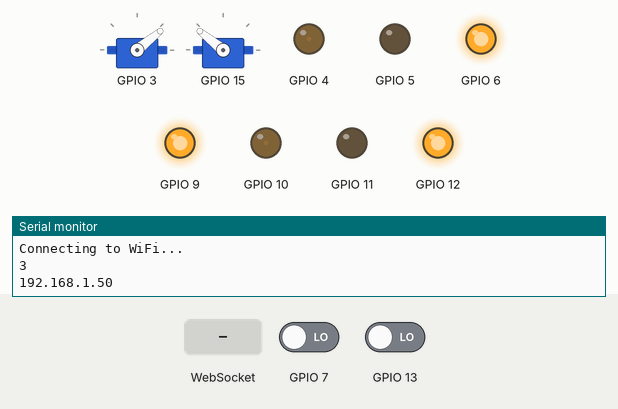
Simulated run of this program. Board: ESP32-S3. Shown: 2 × servo, output pins drawn as LEDs (lit = HIGH), the last lines printed to the serial monitor. Dashed ring = blinking. The test bench sets the inputs (shaded band); at power-on: GPIO 7 LOW, GPIO 13 LOW. WiFi joins after 1.5 s; servers stay silent unless stated.

Above: at 2.7 s.
2.8 s: WebSocket text "1" received
At 3.76 s:
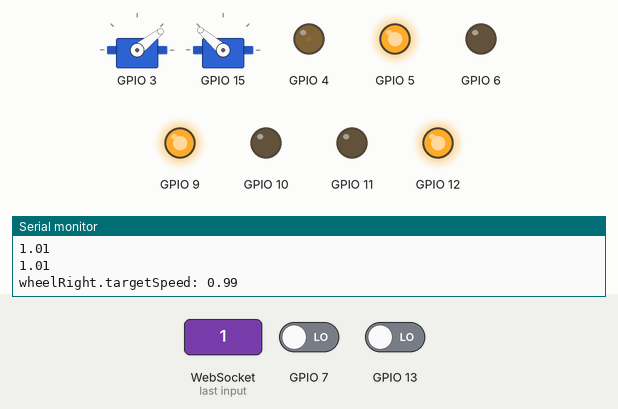
At 4.7 s:
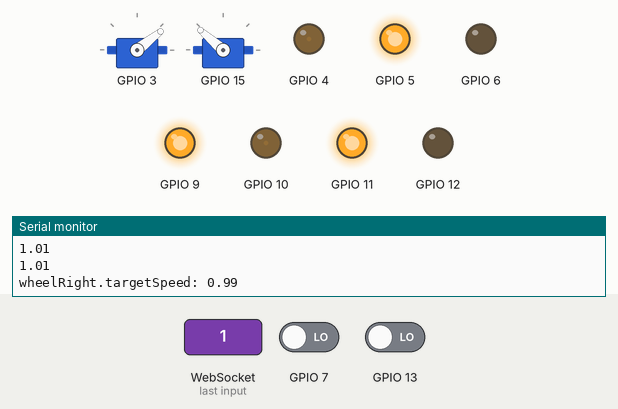
5.8 s: WebSocket text "0" received
At 5.96 s:
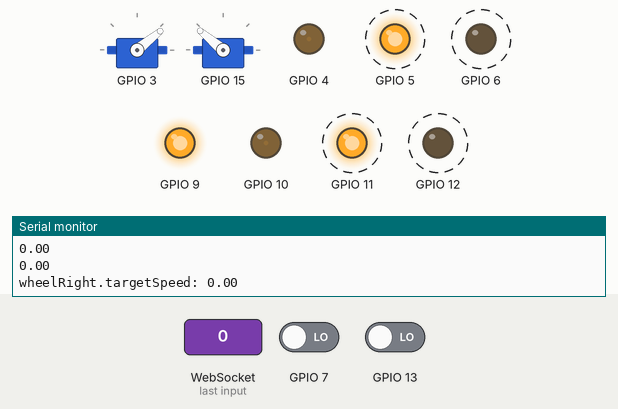
Timing chart, 0 to 14.8 s (numbered marks = the images above; inputs shaded):
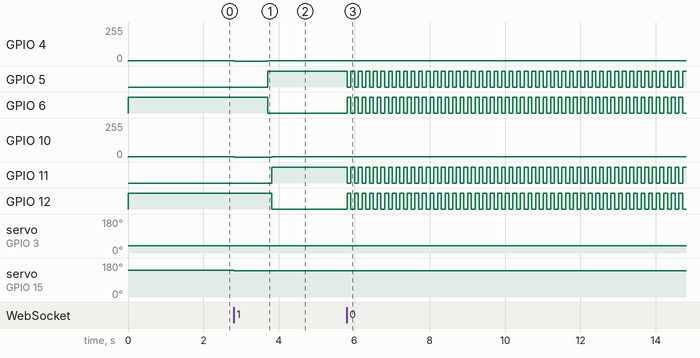

Measured:
- after the input at 2.8 s, GPIO 4: 1/255 → 0/255 at once, → 1/255 0.90 s later, → 2/255 1.3 s later; GPIO 5: LOW → HIGH after 0.91 s; GPIO 6: HIGH → LOW after 0.91 s; GPIO 10: 1/255 → 0/255 at once, → 1/255 1.0 s later, → 2/255 1.2 s later; GPIO 11: LOW → HIGH after 1.0 s
- after the input at 5.8 s, GPIO 5, GPIO 6, GPIO 11, GPIO 12: alternates HIGH for 0.10 s and LOW for 0.10 s, starting at once; servo on GPIO 3: 38° → 39° at once; servo on GPIO 15: 139° → 140° at once

The program:

main.cpp
```cpp
#include <Arduino.h>
#include "low/TB6612.h"
#include "low/HallEncoder.h"
#include <Ticker.h>
#include <PID_v1.h>
#include <sstream>

#include "low/Network.h"
#include "low/WebSocket.h"
#include "low/ServoMotor.h"
#include "low/Wheel.h"


#define STBY 9

// motorA
#define PWMA 4
#define AIN2 5
#define AIN1 6
#define E1A 7
#define E1B 8

// motorB
#define PWMB 10
#define BIN2 11
#define BIN1 12
#define E2A 13
#define E2B 14

#define SERVO1_PWM 3
#define SERVO2_PWM 15

double T = 0.29; // WheelTrack,轮距
double L = 0.485; // wheelBase，轴距

double l1=8.656;
double l2=8.1;
double l3=4.445;
double l4=7.912;

/*
计算小车最大转向角sigma，对应的最大转向角为Max_sigma；
左车轮最大转向弧度Maxa：0.6，对应角度34度；
MaxR1 = L/tan(Maxa)
MaxR0 = L/tan(Max_sigma)
MaxR0 = MaxR1 + 0.5*T       T为轮距
Max_sigma = atan(L/(MaxR1 + 0.5*T ))

则    - Max_sigma <= sigma  <= Max_sigma
*/

#define interruptTime 10


// put function declarations here:
// int myFunction(int, int);
// Motor motor = Motor(BIN1, BIN2, PWMB, STBY, 2);
// HallEncoder hallEncoder = HallEncoder(E2A, E2B, 1);

Wheel wheelLeft(0, E1A, E1B, AIN1, AIN2, PWMA, STBY);
Wheel wheelRight(1, E2A, E2B, BIN1, BIN2, PWMB, STBY);


Ticker timerReadEncoder;
Network network;
extern WebSocket globalSocket;
std::stringstream resultStr;

int32_t lastSpeed = 0;
float targetSpeed;
float targetAngle;

ServoMotor servo1(SERVO1_PWM);
ServoMotor servo2(SERVO2_PWM);


// 中断服务函数
void ISR()
{
  wheelLeft.handleISR(interruptTime);
  wheelRight.handleISR(interruptTime);
  globalSocket.loop();
}

void receiveMessage(uint8_t *msg)
{
  char *charData = reinterpret_cast<char *>(msg);
  std::string str(charData);

  // 查找逗号的位置
  size_t commaPos = str.find(",");
  targetSpeed = std::stof(str.substr(0, commaPos));
  targetAngle = std::stof(str.substr(commaPos + 1));
  Serial.print("targetSpeed :");
  Serial.println(targetSpeed);
  wheelLeft.isForward = targetSpeed > 0 ? true : false;
  wheelRight.isForward = targetSpeed > 0 ? true : false;
  Serial.print("targetangle :");
  Serial.println(targetAngle);
  double angle1;
  double angle2;
  double leftangle = 0;
  double rightangle = 0;
  double velocity1 = 0;
  double velocity2 = 0;

  if (targetAngle == 0)
  {
    velocity1 = targetSpeed;
    velocity2 = targetSpeed;
  }
  else
  {
    double rad = (targetAngle*PI) /180;
    double tanangle =  tan(abs(rad));
    double R0 = L/tanangle; // tan（0）=0？？
    double R1 = R0 - 0.5*T;
    double R2 = R0 + 0.5*T;
    angle1 = atan(L/R1);
    angle2 = atan(L/R2);
    angle1 = (angle1*180)/PI;
    angle2 = (angle2*180)/PI;
    velocity1 = abs((targetSpeed/R0)*R1);
    velocity2 = abs((targetSpeed/R0)*R2);
  }
  Serial.print("angle1 :");
  Serial.println(angle1);
  Serial.print("angle2 :");
  Serial.println(angle2);

  if  (targetAngle > 0 )
  {
      leftangle = 39.3418 - angle2;
      rightangle = 180-(39.3418 + angle2);
      wheelLeft.targetSpeed = velocity2;
      wheelRight.targetSpeed = velocity1;
  }
  else if (targetAngle < 0)
  {
      leftangle = 39.3418 + angle2;
      rightangle = 180-(39.3418 - angle2);
      wheelLeft.targetSpeed = velocity1;
      wheelRight.targetSpeed = velocity2;
  }
  else
  {
      leftangle = 39.3418;
      rightangle = 180 - 39.3418;
      wheelLeft.targetSpeed = targetSpeed;
      wheelRight.targetSpeed = targetSpeed;
  }

  servo1.setAngle(leftangle);
  servo2.setAngle(rightangle);

  Serial.print("leftangle :");
  Serial.println(leftangle);
  Serial.print("rightangle :");
  Serial.println(rightangle);

  Serial.println(wheelLeft.targetSpeed);
  Serial.println(wheelLeft.targetSpeed);
  Serial.print("wheelRight.targetSpeed: ");
  Serial.println(wheelRight.targetSpeed);

  Serial.println("\r\n");
}


void setup()
{
  Serial.begin(115200);
  Serial.println("Hello world from setup function");

  // 伺服电机
  servo1.setup();
  servo1.setAngle(39);
  servo2.setup();
  servo2.setAngle(141);

  // 轮子
  wheelLeft.setup();
  wheelRight.setup();

  //设置中断
  timerReadEncoder.attach_ms(interruptTime, ISR);

  // wifi网络
  network.setup();
  Serial.println(network.localIP);
  globalSocket.setup();
  globalSocket.onMessage(receiveMessage);
}


unsigned long previousMillis = 0;
const unsigned long interval = 100;
void loop()
{
  unsigned long currentMillis = millis();
  if (currentMillis - previousMillis >= interval)
  {
    resultStr.str("");
    resultStr << wheelLeft.readSpeed << "," << wheelLeft.targetSpeed;

    std::string result = resultStr.str();
    const char * cstr = result.c_str();
    // Serial.print(cstr);
    globalSocket.sendMessage(cstr);
    previousMillis = currentMillis;
  }

}
```

caculateangle.cpp
```cpp
// #include <Arduino.h>
// #include "low/TB6612.h"
// #include "low/HallEncoder.h"
// #include <Ticker.h>
// #include <PID_v1.h>
// #include <sstream>

// #include "low/Network.h"
// #include "low/WebSocket.h"
// #include "low/ServoMotor.h"
// #include "low/Wheel.h"
// double l1;
// double l2;
// double l3;
// double l4;


// double caculateServoangle(double angle)
// {
//   double rad = (angle*PI) /180;
//   double lbd = sqrt(l1*l1 + l4*l4 -2*l1*l4*cos(rad));
//   double ph1 = asin(sin(rad)*l1/lbd);
//   double tem = (lbd*lbd + l3*l3 - l2*l2)/(2*lbd*l3);
//   double ph2 = acos(tem);
//   ph1 = (ph1*180) /PI;
//   ph2 = (ph2*180) /PI;
//   double out_th3 = 180 - (ph1 + ph2);
//   return out_th3;

// }
```

HallEncoder.cpp
```cpp
#include "HallEncoder.h"

HallEncoder::HallEncoder(int pointA, int pointB, int name) : pointA(pointA), pointB(pointB), name(name) {}

HallEncoder *hallLeft = NULL;
HallEncoder *hallRight = NULL;

void encoderIsrLeft()
{
  if (hallLeft == NULL)
  {
    return;
  }

  if (digitalRead(hallLeft->pointA) == HIGH)
  {
    if (digitalRead(hallLeft->pointB) == LOW)
    {
      hallLeft->plueCounter += 1;
    }
    else
    {
      hallLeft->plueCounter -= -1;
    }
  }
  else
  {
    if (digitalRead(hallLeft->pointB) == HIGH)
    {
      hallLeft->plueCounter += +1;
    }
    else
    {
      hallLeft->plueCounter -= -1;
    }
  }
}

void encoderIsrRight()
{
  if (hallRight == NULL)
  {
    return;
  }

  if (digitalRead(hallRight->pointA) == HIGH)
  {
    if (digitalRead(hallRight->pointB) == LOW)
    {
      hallRight->plueCounter += 1;
    }
    else
    {
      hallRight->plueCounter -= -1;
    }
  }
  else
  {
    if (digitalRead(hallRight->pointB) == HIGH)
    {
      hallRight->plueCounter += +1;
    }
    else
    {
      hallRight->plueCounter -= -1;
    }
  }
}

void HallEncoder::init()
{
  pinMode(pointA, INPUT);
  pinMode(pointB, INPUT);

  if (name == 0)
  {
    hallLeft = this;
    attachInterrupt(digitalPinToInterrupt(pointA), encoderIsrLeft, CHANGE);
  }
  else if (name == 1)
  {
    hallRight = this;
    attachInterrupt(digitalPinToInterrupt(pointA), encoderIsrRight, CHANGE);
  }
}

// 13线, 减速比30, AB两相
// 设计转速: 290 +-20
float HallEncoder::getSpeed(int interruptTimeMs)
{
  if (plueCounter == 0)
  {
    return 0.0;
  }

  // 每毫秒的脉冲数
  float a = (float)interruptTimeMs / (float)plueCounter;
  plueCounter = 0;

  // 1s 的脉冲数
  float b = 1000.0 / a;
  // 1分钟的圈数
  return b / (13.0 * 30 * 2) * 60.0;
}
```

HallEncoder.h
```cpp
#ifndef HALL_ENCODER_H
#define HALL_ENCODER_H

#include <Arduino.h>

// 霍尔磁编码器
class HallEncoder
{
public:
    int pointA;
    int pointB;

    HallEncoder(int pointA, int pointB, int name);

    void init();
    float getSpeed(int);

    // 0: left, 1: right;
    int name;
    // 脉冲计数
    int32_t plueCounter = 0;
};

#endif
```

Network.cpp
```cpp
 #include "Network.h"

 void Network::setup()
  {
    const char *ssid = "monster";
    const char *password = "lj112358";
    Serial.println("Start to Connecting WiFi");
    // 连接到WiFi
    WiFi.begin(ssid, password);
    while (WiFi.status() != WL_CONNECTED)
    {
      delay(500);
      Serial.println("Connecting to WiFi...");
    }
    Serial.println(WiFi.status());
    localIP = WiFi.localIP();
  }
```

Network.h
```cpp
#ifndef NETWORK_H
#define NETWORK_H
#include <WiFi.h>

class Network
{
public:
  void setup();
  IPAddress localIP;
};

#endif
```

ServoMotor.cpp
```cpp
#include "ServoMotor.h"

ServoMotor::ServoMotor(int _pinPWM):pinPWM(_pinPWM)
{
}

void ServoMotor::setup(void)
{
  servo.attach(pinPWM, 500, 2500);
  angle = servo.read();
}

void ServoMotor::setAngle(int targetAngle)
{
  if (angle != targetAngle)
  {
    angle = targetAngle;
    servo.write(angle);
  };
}
```

ServoMotor.h
```cpp
#ifndef SERVO_MOTOR_H
#define SERVO_MOTOR_H
#include <ESP32Servo.h>

// 伺服舵机
class ServoMotor
{
public:
  ServoMotor(int pinPWM);
  void setup(void);
  void setAngle(int targetAngle);
  int angle;

private:
  Servo servo;
  int pinPWM;
};

#endif
```

TB6612.cpp
```cpp
#include "TB6612.h"
// https://github.com/pablopeza/TB6612FNG_ESP32/blob/master/src/TB6612_ESP32.cpp

Motor::Motor(int In1pin, int In2pin, int PWMpin, int STBYpin,uint8_t _pwmChannel)
{
  In1 = In1pin;
  In2 = In2pin;
  PWM = PWMpin;
  Standby = STBYpin;
  pwmChannel = _pwmChannel;

  pinMode(In1, OUTPUT);
  pinMode(In2, OUTPUT);
  pinMode(Standby, OUTPUT);

  // 频率:5k, 分辨率 2^8 = 255
  ledcSetup(pwmChannel, 5000, 8);
  ledcAttachPin(PWM, pwmChannel);
}

void Motor::drive(int speed)
{
  digitalWrite(Standby, HIGH);
  if (speed >= 0)
  {
    fwd(speed);
  }
  else
  {
    rev(-speed);
  }
}

void Motor::fwd(int speed)
{
  digitalWrite(In1, HIGH);
  digitalWrite(In2, LOW);
  ledcWrite(pwmChannel, speed);
}

void Motor::rev(int speed)
{
  digitalWrite(In1, LOW);
  digitalWrite(In2, HIGH);
  ledcWrite(pwmChannel, speed);
}

void Motor::brake()
{
  digitalWrite(In1, HIGH);
  digitalWrite(In2, HIGH);
  ledcWrite(pwmChannel, 0);
}

void Motor::standby()
{
  digitalWrite(Standby, LOW);
}

void forward(Motor motor1, Motor motor2, int speed)
{
  motor1.drive(speed);
  motor2.drive(speed);
}

void back(Motor motor1, Motor motor2, int speed)
{
  int temp = abs(speed);
  motor1.drive(-temp);
  motor2.drive(-temp);
}

void left(Motor left, Motor right, int speed)
{
  int temp = abs(speed) / 2;
  left.drive(-temp);
  right.drive(temp);
}

void right(Motor left, Motor right, int speed)
{
  int temp = abs(speed) / 2;
  left.drive(temp);
  right.drive(-temp);
}

void brake(Motor motor1, Motor motor2)
{
  motor1.brake();
  motor2.brake();
}
```

TB6612.h
```cpp
#ifndef TB6612_h
#define TB6612_h

#include <Arduino.h>
#include <driver/ledc.h>

//used in some functions so you don't have to send a speed
#define DEFAULTSPEED 255

class Motor
{
  public:
    uint8_t pwmChannel;
    // Constructor. Mainly sets up pins.
    Motor(int In1pin, int In2pin, int PWMpin, int STBYpin, uint8_t pwmChannel);

    // Drive in direction given by sign, at speed given by magnitude of the
	//parameter.
    void drive(int speed);

	//Stops motor by setting both input pins high
    void brake();

	//set the chip to standby mode.  The drive function takes it out of standby
	//(forward, back, left, and right all call drive)
	void standby();

  private:
    //variables for the 2 inputs, PWM input, Offset value, and the Standby pin
	int In1, In2, PWM, Offset,Standby;

	//private functions that spin the motor CC and CCW
	void fwd(int speed);
	void rev(int speed);
};

//Takes 2 motors and goes forward, if it does not go forward adjust offset
//values until it does.  These will also take a negative number and go backwards
//There is also an optional speed input, if speed is not used, the function will
//use the DEFAULTSPEED constant.
void forward(Motor motor1, Motor motor2, int speed);

//Similar to forward, will take 2 motors and go backwards.  This will take either
//a positive or negative number and will go backwards either way.  Once again the
//speed input is optional and will use DEFAULTSPEED if it is not defined.
void back(Motor motor1, Motor motor2, int speed);

//Left and right take 2 motors, and it is important the order they are sent.
//The left motor should be on the left side of the bot.  These functions
//also take a speed value
void left(Motor left, Motor right, int speed);
void right(Motor left, Motor right, int speed);

//This function takes 2 motors and and brakes them
void brake(Motor motor1, Motor motor2);

#endif
```

WebSocket.cpp
```cpp
#include "WebSocket.h"
WebSocketsServer webSocket = WebSocketsServer(81);

WebSocket globalSocket;

void webSocketEvent(uint8_t num, WStype_t type, uint8_t *payload, size_t length)
{
  switch (type)
  {
  case WStype_DISCONNECTED:
    Serial.printf("[%u] Disconnected!\n", num);
    break;
  case WStype_CONNECTED:
  {
    IPAddress ip = webSocket.remoteIP(num);
    // send message to client
    Serial.printf("[%u] Connected!\n", num);
    // webSocket.sendTXT(num, "Connected");
    globalSocket.num = num;
  }
  break;

  case WStype_TEXT:
    if (globalSocket.callback != NULL)
    {
      globalSocket.callback(payload);
    }
    // Serial.printf("[%u] get Text: %s\n", num, payload);
    break;
  }
}

void WebSocket::setup()
{
  webSocket.begin();
  webSocket.onEvent(webSocketEvent);
}

void WebSocket::loop()
{
  webSocket.loop();
}

void WebSocket::sendMessage(const char *msg)
{
  webSocket.sendTXT(globalSocket.num, msg);
}

void WebSocket::onMessage(OnEvent cb)
{
  callback = cb;
}
```

WebSocket.h
```cpp
#ifndef WEB_SOCKET_H
#define WEB_SOCKET_H
#include <Arduino.h>

#include <WebSocketsServer.h>
typedef std::function<void(uint8_t * payload)> OnEvent;

class WebSocket
{
public:
  void setup();
  void loop();
  uint8_t num;
  void sendMessage(const char *msg);
  void onMessage(OnEvent cb);

  OnEvent callback = NULL;
};

#endif
```

Wheel.cpp
```cpp
#include "Wheel.h"

Wheel::Wheel(int name, int pinA, int pinB, int pinIn1, int pinIn2, int pinPWM, int pinStby) : encoder(pinA, pinB, name), name(name)
{

  uint8_t pwmChannel;
  if (name == 0)
  {
    pwmChannel = 2;
  }
  else if (name == 1)
  {
    pwmChannel = 3;
  }
  motor = new Motor(pinIn1, pinIn2, pinPWM, pinStby, pwmChannel);
  pid = new PID(&readSpeed, &output, &targetSpeed, Kp, Ki, Kd, DIRECT);
  // Serial.println("motor init success");
}

Wheel::~Wheel()
{
  delete pid;
  delete motor;
}

float Wheel::getSpeed(void)
{
  return readSpeed;
}

void Wheel::handleISR(int interruptTime)
{
  readSpeed = (int32_t)encoder.getSpeed(interruptTime);
  bool ret = pid->Compute();
  if (ret)
  {
    double finalOutput;
    if (isForward == false)
    {
      finalOutput = output * -1;
    }
    else
    {
      finalOutput = output;
    }

    // 如果目标速度是0, 那么方向保持和上次一致
    if (targetSpeed == 0.)
    {
      finalOutput = abs(output) * lastOutput > 0 ? 1 : -1;
    }

    if (name == 0)
    {
      lastOutput = -1*finalOutput;
    }
    else
    {
      lastOutput = -1*finalOutput;
    }
    motor->drive(lastOutput);
  }
}

void Wheel::setup()
{
  encoder.init();
  pid->SetMode(AUTOMATIC);
  motor->drive(0);
}
```

Wheel.h
```cpp
#ifndef Wheel_H
#define Wheel_H

#include <Arduino.h>
#include "ESP32Servo.h"
#include "PID_v1.h"

#include "TB6612.h"
#include "HallEncoder.h"

class Wheel
{
public:
  Wheel(int name, int pinA, int pinB, int pinIn1, int pinIn2, int pinPWM, int pinStby);
  ~Wheel();

  void setup();
  float getSpeed(void);
  void handleISR(int interruptTime);

  double targetSpeed = 0.0;
  double readSpeed;
  bool isForward = true;

private:
  double Kp = 0.2, Ki = 0.8, Kd = 0.;
  double output;
  double lastOutput;

  int name;
  PID * pid;
  Motor * motor;
  HallEncoder encoder;
};

#endif
```
